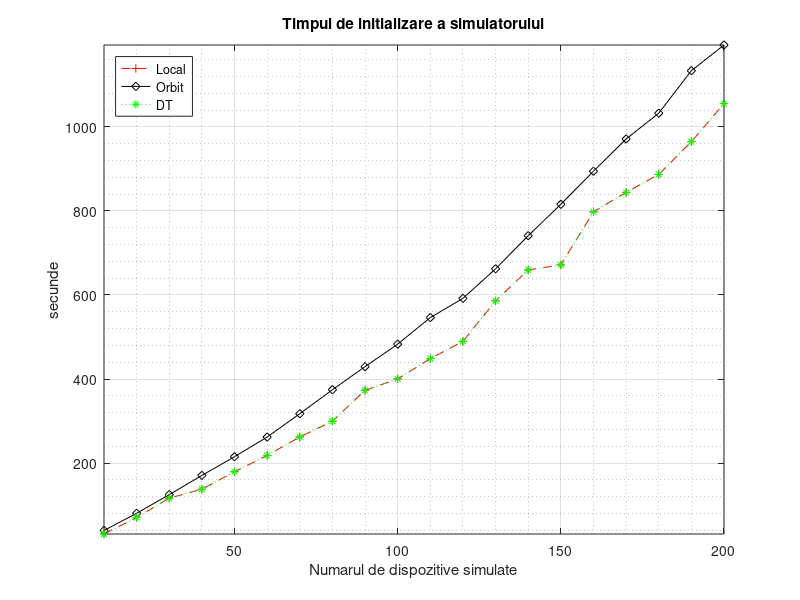
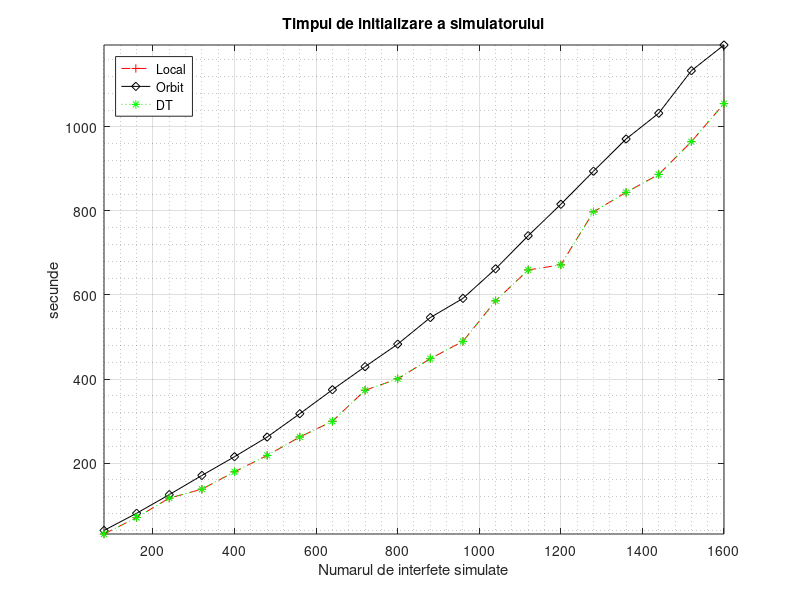
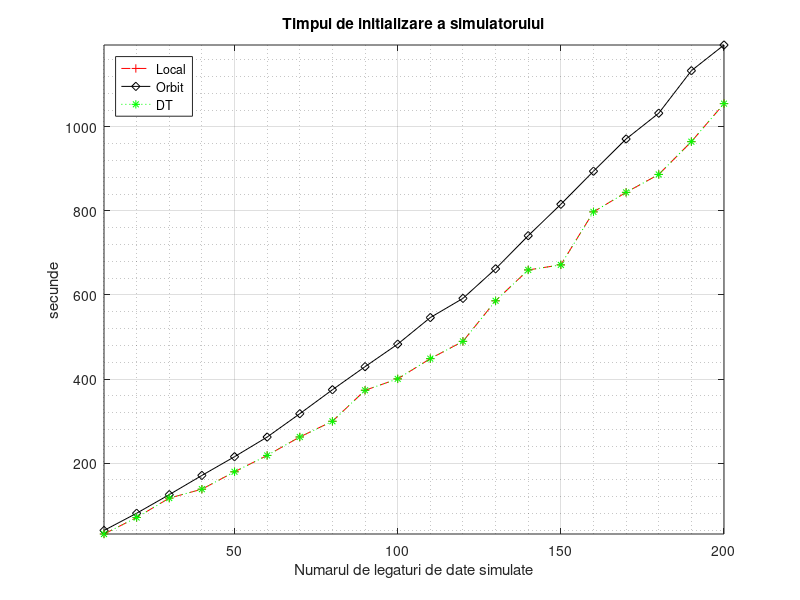

These figures' MATLAB source, in order:
nes = [10:10:200]
intfs = [80:80:1600]
links = [10:10:200]

local = [31.372,70.615,116.777,137.978,179.405,218.274,262.221,299.545,373.295,400.415,448.59,489.629,586.146,659.61,671.627,797.732,844.124,886.756,964.754,1055.247] 
orbit = [39.797,80.72,124.998,170.719,215.263,262.063,317.516,374.563,429.448,483.086,546.286,591.905,662.236,741.026,815.756,894.416,971.131,1032.467,1133.569,1194.712]
dt = [31.372,70.615,116.777,137.978,179.405,218.274,262.221,299.545,373.295,400.415,448.59,489.629,586.146,659.61,671.627,797.732,844.124,886.756,964.754,1055.247]

figure(1)
plot(nes,local, '--+r', nes, orbit, '-dk', nes, dt, ':*g')

xlabel('Numarul de dispozitive simulate')
grid on
grid minor on
ylabel('secunde')
title('Timpul de initializare a simulatorului')
legend('Local','Orbit','DT', "location", 'northwest')
axis('tight')

#la = num2str(local(:));
#lb = cellstr(la);
#lc = strtrim(lb);

#oa = num2str(orbit(:));
#ob = cellstr(oa);
#oc = strtrim(ob);

#da = num2str(dt(:));
#db = cellstr(da);
#dc = strtrim(db);

#text(nes, local, lc)
#text(nes, orbit, oc)
#text(nes, dt, dc)

figure(2)
plot(intfs,local, '--+r', intfs, orbit, '-dk', intfs, dt, ':*g')

xlabel('Numarul de interfete simulate')
grid on
grid minor on
ylabel('secunde')
title('Timpul de initializare a simulatorului')
legend('Local','Orbit','DT', "location", 'northwest')
axis('tight')

#la = num2str(local(:));
#lb = cellstr(la);
#lc = strtrim(lb);

#oa = num2str(orbit(:));
#ob = cellstr(oa);
#oc = strtrim(ob);

#da = num2str(dt(:));
#db = cellstr(da);
#dc = strtrim(db);

#text(intfs, local, lc)
#text(intfs, orbit, oc)
#text(intfs, dt, dc)

figure(3)
plot(links,local, '--+r', links, orbit, '-dk', links, dt, ':*g')

xlabel('Numarul de legaturi de date simulate')
grid on
grid minor on
ylabel('secunde')
title('Timpul de initializare a simulatorului')
legend('Local','Orbit','DT', "location", 'northwest')
axis('tight')

#la = num2str(local(:));
#lb = cellstr(la);
#lc = strtrim(lb);

#oa = num2str(orbit(:));
#ob = cellstr(oa);
#oc = strtrim(ob);

#da = num2str(dt(:));
#db = cellstr(da);
#dc = strtrim(db);

#text(links, local, lc)
#text(links, orbit, oc)
#text(links, dt, dc)
